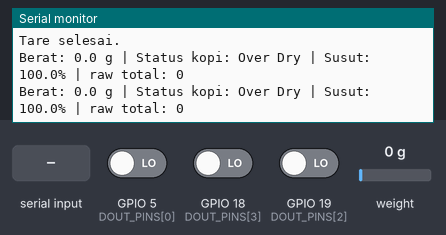
A sketch run on a simulated ESP32. Shown: the last lines printed to the serial monitor. Wiring (inferred from the names in the program): HX711 load-cell converter: data GPIO 4; SCK GPIO 23. Inputs (shaded band) come from the test bench; at power-on: weight on the scale 0 g, GPIO 5 (DOUT_PINS[0]) LOW, GPIO 18 (DOUT_PINS[3]) LOW, GPIO 19 (DOUT_PINS[2]) LOW.

Above: at 5.1 s.
5.2 s: weight on the scale set to 1250 g
At 8.3 s:
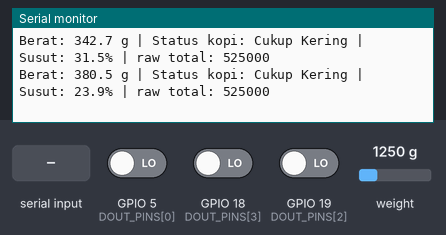
8.4 s: GPIO 5 (DOUT_PINS[0]) driven HIGH
At 10.5 s:
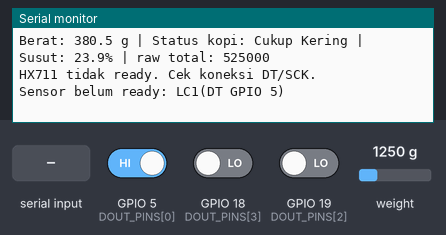
10.8 s: GPIO 18 (DOUT_PINS[3]) driven HIGH
At 12.0 s:
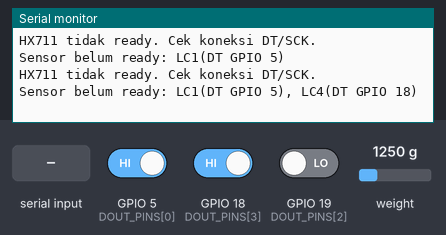
13.8 s: GPIO 19 (DOUT_PINS[2]) driven HIGH
At 14.5 s:
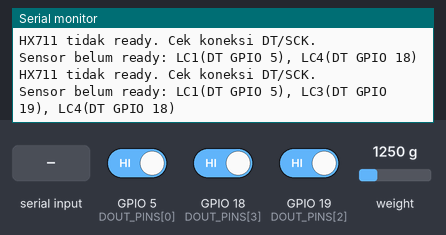
16.8 s: "t" received over Serial
At 18.2 s:
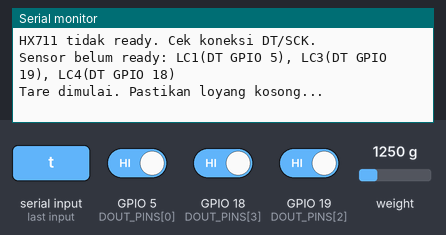
19.9 s: GPIO 5 (DOUT_PINS[0]) driven LOW
At 21.6 s:
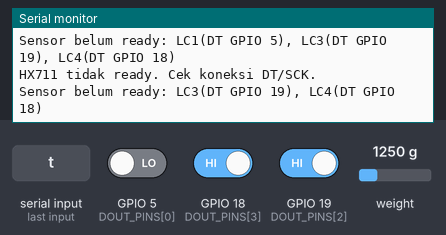

Measured:
- after the input at 5.2 s, the serial monitor: prints a new line after 0.46 s (image 1)
- after the input at 8.4 s, the serial monitor: prints a new line after 0.99 s (image 2)
- after the input at 10.8 s, the serial monitor: prints a new line after 0.09 s (image 3)
- after the input at 13.8 s, the serial monitor: prints a new line after 0.10 s (image 4)
- after the input at 16.8 s, the serial monitor: prints a new line after 0.61 s (image 5)
- after the input at 19.9 s, the serial monitor: prints a new line after 1.0 s (image 6)

The sketch:

Test_LoadCell.ino
```cpp
#include <math.h>
#include <stdlib.h>
#include "KekeringanKopi.h"

/*
  Timbangan 4 load cell + 4 HX711 untuk ESP32

  Wiring:
  LC1 HX711 DT / DOUT -> GPIO 18
  LC2 HX711 DT / DOUT -> GPIO 19
  LC3 HX711 DT / DOUT -> GPIO 5
  LC4 HX711 DT / DOUT -> GPIO 4
  Semua HX711 SCK / CLK -> GPIO 23

  Catatan penting:
  Karena semua HX711 memakai SCK yang sama, data harus dibaca paralel.
  Jika memakai 4 object HX711 biasa dengan SCK yang sama, clock dari satu
  sensor akan ikut menggeser data sensor lain.
*/

const byte NUM_LOADCELLS = 4;
const byte DOUT_PINS[NUM_LOADCELLS] = {5, 4, 19, 18};
const byte SCK_PIN = 23;

// Ganti nilai ini setelah kalibrasi.
// Rumus: calibration_factor = raw_setelah_tare / berat_diketahui_dalam_gram
// Jika hasil berat negatif, balik tanda faktor kalibrasinya.
float calibrationFactor[NUM_LOADCELLS] = {
  1200.9980426022,  // LC1
  1200.9261370178,  // LC2
  1200.9648819804,  // LC3
  1200.9690846287   // LC4
};

long tareOffset[NUM_LOADCELLS] = {0, 0, 0, 0};

const byte RAW_SAMPLES = 5;       // Rata-rata raw per pembacaan
const byte TARE_SAMPLES = 30;      // Sampel saat tare
const byte MEDIAN_SIZE = 5;        // Median filter untuk menahan spike
const float EMA_ALPHA = 0.4;      // Makin kecil makin halus, tapi makin lambat
const float ZERO_DEADBAND_GRAM = 2.0;

// Ambang debug/anomali. Nilai ini perlu disesuaikan dari hasil kalibrasi nyata.
// Jika terlalu kecil, beban normal akan dianggap error. Jika terlalu besar,
// sensor bermasalah baru terdeteksi setelah loncat sangat jauh.
const long THRESHOLD_GILA_RAW = 800000;
const long HX711_SATURATION_RAW = 8300000;
const long IMBALANCE_MIN_TOTAL_RAW = 20000;
const float IMBALANCE_RATIO = 0.75;

// Kompensasi drift dan percepatan balik ke nol.
// Auto zero hanya aktif saat pembacaan mentah sudah dekat nol dan stabil.
const bool AUTO_ZERO_TRACKING = true;
const float AUTO_ZERO_WINDOW_GRAM = 8.0;
const float AUTO_ZERO_STABLE_DELTA_GRAM = 2.0;
const float AUTO_ZERO_ALPHA = 0.02;
const byte AUTO_ZERO_CONFIRM_READS = 8;

// Jika beban diambil, raw biasanya sudah dekat 0 tetapi EMA/median masih
// menyimpan nilai berat sebelumnya. Konfirmasi beberapa pembacaan lalu reset filter.
const float RELEASE_TO_ZERO_WINDOW_GRAM = 12.0;
const float RELEASE_FILTER_MEMORY_MIN_GRAM = 20.0;
const byte RELEASE_TO_ZERO_CONFIRM_READS = 3;

// Stable load hold: untuk menahan drift saat beban diam.
// Cocok untuk menimbang benda yang diletakkan lalu dibaca, bukan untuk proses
// pengisian pelan-pelan gram demi gram.
const bool STABLE_LOAD_HOLD = true;
const float HOLD_MIN_LOAD_GRAM = 25.0;
const float HOLD_STABLE_DELTA_GRAM = 1.5;
const byte HOLD_CONFIRM_READS = 8;
const float HOLD_DRIFT_WINDOW_GRAM = 8.0;
const float HOLD_UNLOCK_DELTA_GRAM = 12.0;

float medianBuffer[MEDIAN_SIZE];
byte medianIndex = 0;
bool medianFilled = false;

float filteredWeightGram = 0.0;
bool filterStarted = false;
float lastUnfilteredWeightGram = 0.0;
byte autoZeroCounter = 0;
byte releaseToZeroCounter = 0;
float lastHoldInputGram = 0.0;
float lockedWeightGram = 0.0;
byte holdStableCounter = 0;
bool holdLocked = false;

bool isAllReady() {
  for (byte i = 0; i < NUM_LOADCELLS; i++) {
    if (digitalRead(DOUT_PINS[i]) == HIGH) {
      return false;
    }
  }

  return true;
}

bool waitUntilReady(unsigned long timeoutMs) {
  unsigned long startTime = millis();

  while (!isAllReady()) {
    if (millis() - startTime >= timeoutMs) {
      return false;
    }
    delay(1);
  }

  return true;
}

void printNotReadySensors() {
  Serial.print("Sensor belum ready: ");

  bool firstSensor = true;
  for (byte i = 0; i < NUM_LOADCELLS; i++) {
    if (digitalRead(DOUT_PINS[i]) == HIGH) {
      if (!firstSensor) {
        Serial.print(", ");
      }
      Serial.print("LC");
      Serial.print(i + 1);
      Serial.print("(DT GPIO ");
      Serial.print(DOUT_PINS[i]);
      Serial.print(")");
      firstSensor = false;
    }
  }

  if (firstSensor) {
    Serial.print("tidak ada, cek SCK atau timing pembacaan");
  }

  Serial.println();
}

bool readRawParallel(long rawValues[NUM_LOADCELLS]) {
  unsigned long values[NUM_LOADCELLS] = {0, 0, 0, 0};

  if (!waitUntilReady(1000)) {
    return false;
  }

  noInterrupts();

  for (byte bitIndex = 0; bitIndex < 24; bitIndex++) {
    digitalWrite(SCK_PIN, HIGH);
    delayMicroseconds(1);

    for (byte i = 0; i < NUM_LOADCELLS; i++) {
      values[i] <<= 1;
      if (digitalRead(DOUT_PINS[i]) == HIGH) {
        values[i]++;
      }
    }

    digitalWrite(SCK_PIN, LOW);
    delayMicroseconds(1);
  }

  // 1 pulsa tambahan = gain 128 channel A, sama seperti default library HX711.
  digitalWrite(SCK_PIN, HIGH);
  delayMicroseconds(1);
  digitalWrite(SCK_PIN, LOW);
  delayMicroseconds(1);

  interrupts();

  for (byte i = 0; i < NUM_LOADCELLS; i++) {
    if (values[i] & 0x800000) {
      values[i] |= 0xFF000000;
    }
    rawValues[i] = (long)values[i];
  }

  return true;
}

bool readAverageRaw(long averagedRaw[NUM_LOADCELLS], byte samples) {
  long raw[NUM_LOADCELLS];
  double sum[NUM_LOADCELLS] = {0, 0, 0, 0};

  for (byte sample = 0; sample < samples; sample++) {
    if (!readRawParallel(raw)) {
      return false;
    }

    for (byte i = 0; i < NUM_LOADCELLS; i++) {
      sum[i] += raw[i];
    }
  }

  for (byte i = 0; i < NUM_LOADCELLS; i++) {
    averagedRaw[i] = (long)(sum[i] / samples);
  }

  return true;
}

void tareScale() {
  long raw[NUM_LOADCELLS];

  Serial.println("Tare dimulai. Pastikan loyang kosong...");

  if (!readAverageRaw(raw, TARE_SAMPLES)) {
    Serial.println("Tare gagal: HX711 tidak ready. Cek wiring.");
    return;
  }

  for (byte i = 0; i < NUM_LOADCELLS; i++) {
    tareOffset[i] = raw[i];
  }

  medianIndex = 0;
  medianFilled = false;
  filterStarted = false;
  filteredWeightGram = 0.0;
  lastUnfilteredWeightGram = 0.0;
  autoZeroCounter = 0;
  releaseToZeroCounter = 0;
  lastHoldInputGram = 0.0;
  lockedWeightGram = 0.0;
  holdStableCounter = 0;
  holdLocked = false;

  Serial.println("Tare selesai.");
}

void resetWeightFilterToZero() {
  for (byte i = 0; i < MEDIAN_SIZE; i++) {
    medianBuffer[i] = 0.0;
  }

  medianIndex = 0;
  medianFilled = false;
  filteredWeightGram = 0.0;
  filterStarted = true;
  lastHoldInputGram = 0.0;
  lockedWeightGram = 0.0;
  holdStableCounter = 0;
  holdLocked = false;
}

float getMedian(float newValue) {
  medianBuffer[medianIndex] = newValue;
  medianIndex++;

  if (medianIndex >= MEDIAN_SIZE) {
    medianIndex = 0;
    medianFilled = true;
  }

  byte count = medianFilled ? MEDIAN_SIZE : medianIndex;
  float sorted[MEDIAN_SIZE];

  for (byte i = 0; i < count; i++) {
    sorted[i] = medianBuffer[i];
  }

  for (byte i = 0; i < count - 1; i++) {
    for (byte j = i + 1; j < count; j++) {
      if (sorted[j] < sorted[i]) {
        float temp = sorted[i];
        sorted[i] = sorted[j];
        sorted[j] = temp;
      }
    }
  }

  return sorted[count / 2];
}

float updateFilter(float weightGram) {
  float medianWeight = getMedian(weightGram);

  if (!filterStarted) {
    filteredWeightGram = medianWeight;
    filterStarted = true;
  } else {
    filteredWeightGram = (EMA_ALPHA * medianWeight) + ((1.0 - EMA_ALPHA) * filteredWeightGram);
  }

  if (fabs(filteredWeightGram) < ZERO_DEADBAND_GRAM) {
    filteredWeightGram = 0.0;
  }

  return filteredWeightGram;
}

void printRawCalibrationHelp(const long raw[NUM_LOADCELLS]) {
  Serial.print("Raw setelah tare: ");

  for (byte i = 0; i < NUM_LOADCELLS; i++) {
    long netRaw = raw[i] - tareOffset[i];

    Serial.print("LC");
    Serial.print(i + 1);
    Serial.print("=");
    Serial.print(netRaw);

    if (i < NUM_LOADCELLS - 1) {
      Serial.print(", ");
    }
  }

  Serial.println();
}

bool isCrazyRaw(long netRaw) {
  return labs(netRaw) > THRESHOLD_GILA_RAW;
}

bool isSaturatedRaw(long rawValue) {
  return labs(rawValue) > HX711_SATURATION_RAW;
}

bool isImbalancedSensor(long netRaw, long totalAbsRaw) {
  if (totalAbsRaw < IMBALANCE_MIN_TOTAL_RAW) {
    return false;
  }

  return ((float)labs(netRaw) / (float)totalAbsRaw) > IMBALANCE_RATIO;
}

bool hasSensorAnomaly(const long raw[NUM_LOADCELLS]) {
  long totalAbsRaw = 0;

  for (byte i = 0; i < NUM_LOADCELLS; i++) {
    totalAbsRaw += labs(raw[i] - tareOffset[i]);
  }

  for (byte i = 0; i < NUM_LOADCELLS; i++) {
    long netRaw = raw[i] - tareOffset[i];

    if (isCrazyRaw(netRaw) || isSaturatedRaw(raw[i])) {
      return true;
    }
  }

  return false;
}

float calculateTotalWeightGram(const long raw[NUM_LOADCELLS]) {
  float totalWeightGram = 0.0;

  for (byte i = 0; i < NUM_LOADCELLS; i++) {
    float cellWeightGram = (raw[i] - tareOffset[i]) / calibrationFactor[i];
    totalWeightGram += cellWeightGram;
  }

  return totalWeightGram;
}

bool updateAutoZeroTracking(const long raw[NUM_LOADCELLS], float totalWeightGram) {
  if (!AUTO_ZERO_TRACKING) {
    return false;
  }

  float movementGram = fabs(totalWeightGram - lastUnfilteredWeightGram);
  bool nearZero = fabs(totalWeightGram) <= AUTO_ZERO_WINDOW_GRAM;
  bool stable = movementGram <= AUTO_ZERO_STABLE_DELTA_GRAM;

  lastUnfilteredWeightGram = totalWeightGram;

  if (!nearZero || !stable) {
    autoZeroCounter = 0;
    return false;
  }

  if (autoZeroCounter < AUTO_ZERO_CONFIRM_READS) {
    autoZeroCounter++;
    return false;
  }

  for (byte i = 0; i < NUM_LOADCELLS; i++) {
    float offsetCorrection = (raw[i] - tareOffset[i]) * AUTO_ZERO_ALPHA;
    tareOffset[i] += lround(offsetCorrection);
  }

  return true;
}

bool shouldReleaseToZero(float totalWeightGram) {
  bool rawIsBackToZero = fabs(totalWeightGram) <= RELEASE_TO_ZERO_WINDOW_GRAM;
  bool filterStillHasOldLoad = fabs(filteredWeightGram) >= RELEASE_FILTER_MEMORY_MIN_GRAM;

  if (!rawIsBackToZero || !filterStillHasOldLoad) {
    releaseToZeroCounter = 0;
    return false;
  }

  if (releaseToZeroCounter < RELEASE_TO_ZERO_CONFIRM_READS) {
    releaseToZeroCounter++;
    return false;
  }

  return true;
}

float applyStableLoadHold(float measuredWeightGram) {
  if (!STABLE_LOAD_HOLD) {
    return measuredWeightGram;
  }

  if (fabs(measuredWeightGram) < HOLD_MIN_LOAD_GRAM) {
    holdStableCounter = 0;
    holdLocked = false;
    lockedWeightGram = 0.0;
    lastHoldInputGram = measuredWeightGram;
    return measuredWeightGram;
  }

  if (holdLocked) {
    float driftFromLocked = measuredWeightGram - lockedWeightGram;

    if (fabs(driftFromLocked) <= HOLD_DRIFT_WINDOW_GRAM) {
      lastHoldInputGram = measuredWeightGram;
      return lockedWeightGram;
    }

    if (fabs(driftFromLocked) >= HOLD_UNLOCK_DELTA_GRAM) {
      holdLocked = false;
      holdStableCounter = 0;
    }
  }

  float stepChange = fabs(measuredWeightGram - lastHoldInputGram);
  lastHoldInputGram = measuredWeightGram;

  if (stepChange <= HOLD_STABLE_DELTA_GRAM) {
    if (holdStableCounter < HOLD_CONFIRM_READS) {
      holdStableCounter++;
    }
  } else {
    holdStableCounter = 0;
  }

  if (holdStableCounter >= HOLD_CONFIRM_READS) {
    lockedWeightGram = measuredWeightGram;
    holdLocked = true;
    return lockedWeightGram;
  }

  return measuredWeightGram;
}

void printSensorDiagnostics(const long raw[NUM_LOADCELLS]) {
  long totalAbsRaw = 0;

  for (byte i = 0; i < NUM_LOADCELLS; i++) {
    totalAbsRaw += labs(raw[i] - tareOffset[i]);
  }

  Serial.print("DEBUG SENSOR: ");

  for (byte i = 0; i < NUM_LOADCELLS; i++) {
    long netRaw = raw[i] - tareOffset[i];
    float cellWeightGram = netRaw / calibrationFactor[i];

    Serial.print("LC");
    Serial.print(i + 1);
    Serial.print("{raw=");
    Serial.print(raw[i]);
    Serial.print(", net=");
    Serial.print(netRaw);
    Serial.print(", g=");
    Serial.print(cellWeightGram, 1);
    Serial.print(", status=");

    if (isSaturatedRaw(raw[i])) {
      Serial.print("SATURATED");
    } else if (isCrazyRaw(netRaw)) {
      Serial.print("THRESHOLD_GILA");
    } else if (isImbalancedSensor(netRaw, totalAbsRaw)) {
      Serial.print("TIDAK_SEIMBANG");
    } else {
      Serial.print("OK");
    }

    Serial.print("}");

    if (i < NUM_LOADCELLS - 1) {
      Serial.print(" | ");
    }
  }

  Serial.println();
}

void setup() {
  Serial.begin(115200);
  delay(1000);

  pinMode(SCK_PIN, OUTPUT);
  digitalWrite(SCK_PIN, LOW);

  for (byte i = 0; i < NUM_LOADCELLS; i++) {
    pinMode(DOUT_PINS[i], INPUT);
  }

  Serial.println();
  Serial.println("Timbangan 4 Load Cell - ESP32 + HX711");
  Serial.println("Ketik 't' di Serial Monitor untuk tare ulang.");
  Serial.println("Ketik 'r' untuk melihat raw setelah tare untuk kalibrasi.");
  Serial.println("Ketik 'd' untuk debug detail masing-masing sensor.");
  Serial.println("Auto-zero aktif saat pembacaan dekat 0 g dan stabil.");
  Serial.println("Stable-hold aktif untuk menahan drift saat beban diam.");

  tareScale();
}

void loop() {
  bool printRaw = false;
  bool printDebug = false;

  if (Serial.available()) {
    char command = Serial.read();

    if (command == 't' || command == 'T') {
      tareScale();
    } else if (command == 'r' || command == 'R') {
      printRaw = true;
    } else if (command == 'd' || command == 'D') {
      printDebug = true;
    }
  }

  long raw[NUM_LOADCELLS];

  if (!readAverageRaw(raw, RAW_SAMPLES)) {
    Serial.println("HX711 tidak ready. Cek koneksi DT/SCK.");
    printNotReadySensors();
    delay(500);
    return;
  }

  bool sensorAnomaly = hasSensorAnomaly(raw);

  if (sensorAnomaly) {
    Serial.print("PERINGATAN: anomali sensor terdeteksi. Berat ditahan di nilai terakhir: ");
    Serial.print(filteredWeightGram, 1);
    Serial.println(" g");
    printSensorDiagnostics(raw);
    delay(500);
    return;
  }

  float totalWeightGram = calculateTotalWeightGram(raw);
  bool zeroAdjusted = updateAutoZeroTracking(raw, totalWeightGram);
  totalWeightGram = calculateTotalWeightGram(raw);

  if (shouldReleaseToZero(totalWeightGram)) {
    resetWeightFilterToZero();
  }

  float heldWeightGram = applyStableLoadHold(totalWeightGram);
  float stableWeightGram = updateFilter(heldWeightGram);

  Serial.print("Berat: ");
  Serial.print(stableWeightGram, 1);
  Serial.print(" g");

  Serial.print(" | Status kopi: ");
  Serial.print(tentukanStatusKekeringanKopi(stableWeightGram));

  Serial.print(" | Susut: ");
  Serial.print(hitungPersentaseSusutKopi(stableWeightGram), 1);
  Serial.print("%");

  Serial.print(" | raw total: ");
  long totalRaw = 0;
  for (byte i = 0; i < NUM_LOADCELLS; i++) {
    totalRaw += raw[i] - tareOffset[i];
  }
  Serial.print(totalRaw);

  if (zeroAdjusted) {
    Serial.print(" | auto-zero");
  }

  if (holdLocked) {
    Serial.print(" | hold");
  }

  if (printRaw) {
    Serial.print(" | ");
    printRawCalibrationHelp(raw);
  } else if (printDebug) {
    Serial.println();
    printSensorDiagnostics(raw);
  } else {
    Serial.println();
  }

  delay(200);
}
```

KekeringanKopi.cpp
```cpp
#include "KekeringanKopi.h"

const char* tentukanStatusKekeringanKopi(float beratSekarangGram) {
  if (beratSekarangGram > 400.0) {
    return "Basah";
  }

  if (beratSekarangGram >= 320.0) {
    return "Cukup Kering";
  }

  if (beratSekarangGram >= 284.0) {
    return "Kering Siap Simpan";
  }

  if (beratSekarangGram < 260.0) {
    return "Over Dry";
  }

  return "Di bawah target";
}

float hitungSelisihBeratKopi(float beratSekarangGram) {
  return BERAT_AWAL_GABAH_KOPI_GRAM - beratSekarangGram;
}

float hitungPersentaseSusutKopi(float beratSekarangGram) {
  float selisihBerat = hitungSelisihBeratKopi(beratSekarangGram);
  return (selisihBerat / BERAT_AWAL_GABAH_KOPI_GRAM) * 100.0;
}
```

KekeringanKopi.h
```cpp
#ifndef KEKERINGAN_KOPI_H
#define KEKERINGAN_KOPI_H

const float BERAT_AWAL_GABAH_KOPI_GRAM = 500.0;

const char* tentukanStatusKekeringanKopi(float beratSekarangGram);
float hitungSelisihBeratKopi(float beratSekarangGram);
float hitungPersentaseSusutKopi(float beratSekarangGram);

#endif
```
